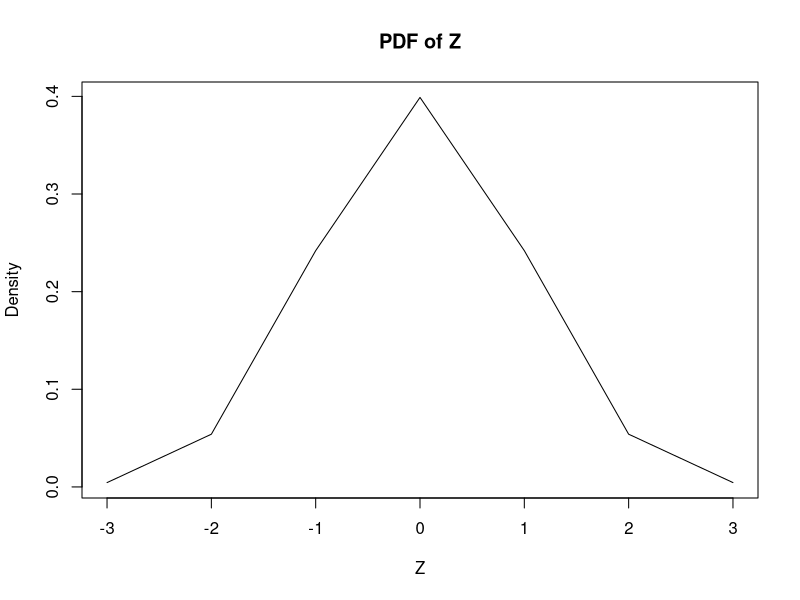
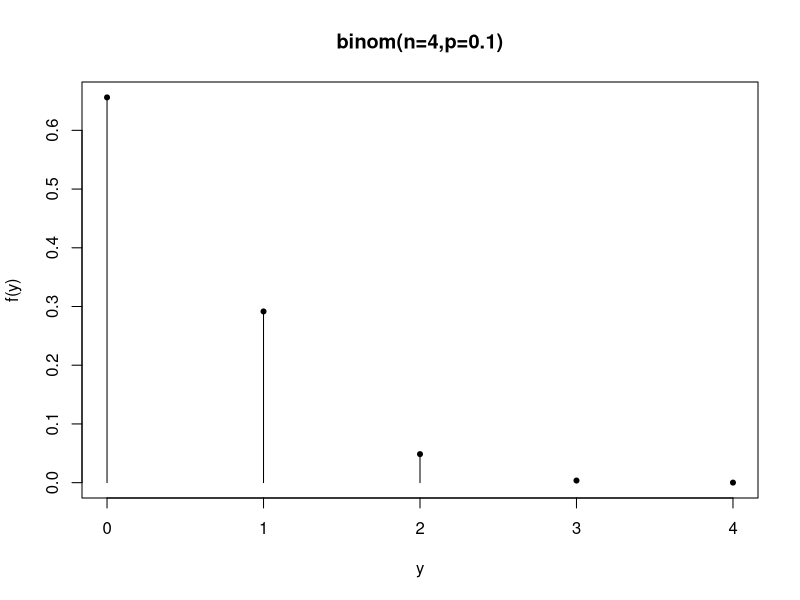

These charts were generated, in order, by the following R code:
# 2
z = seq(-3, 3, by = 1)
plot(z, dnorm(z), type = "l", xlab="Z", ylab="Density", main="PDF of Z")

# 3
z_cdf = 2
pnorm(z_cdf)

#4
help(qnorm)
qnorm(0.975)

#5
n = 4
plot(0:n, binprobs<- dbinom(0:n, size=n, p=0.1),
     ylab="f(y)", xlab="y",
     pch=20, main="binom(n=4,p=0.1)")

segments(0:n,rep(0,n),0:n, binprobs)

#6
pbinom(0, size = n, prob = 0.1, lower.tail = FALSE)

#7
pbinom(0.5, size = n, prob = 0.1, lower.tail = FALSE)

#8
#(a)
# E(1 + 2Y1 + 3Y2) = 1 + 2u1 + 3u2

#(b)
# cov(y1, y2) = E(y1 * y2) - (u1 * u2)

#(c)
# var(1 + 2y1 + 3y2) = 2^2 * sigma1 + 3^2 sigma2
#(d)
